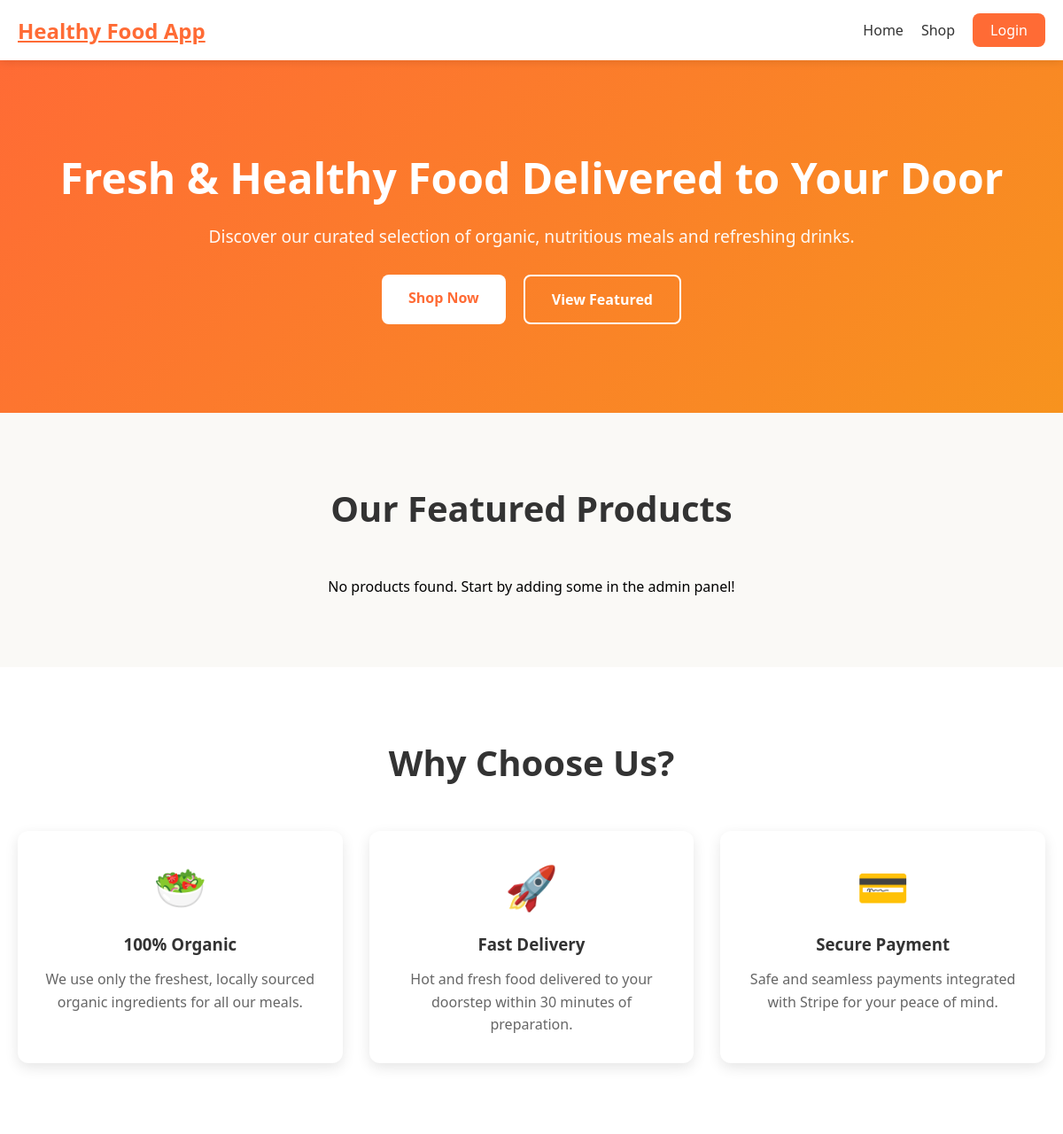
The page /index1.php on the database as committed earlier.
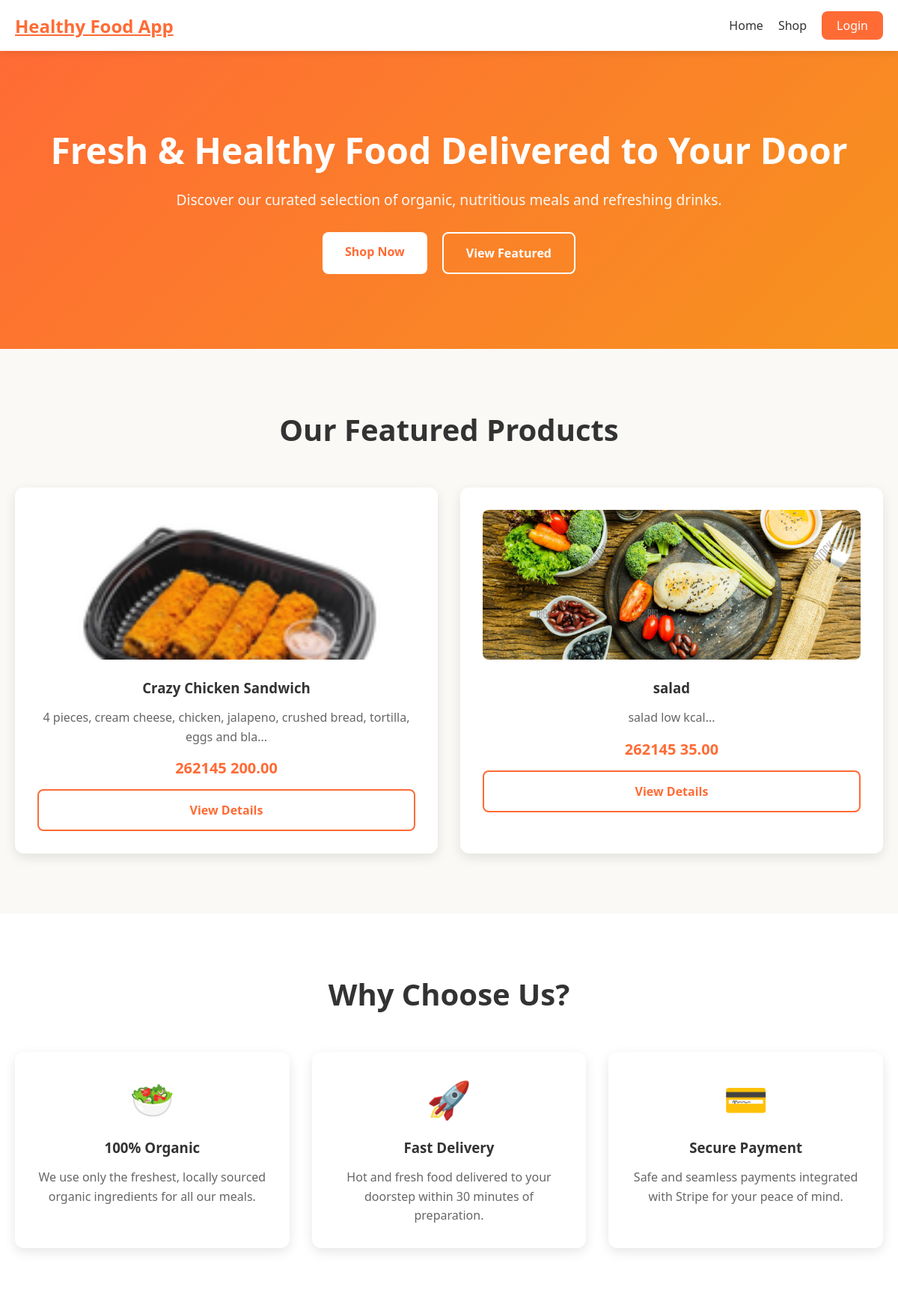
The same page on the database as committed later.
### tables this page shows
CREATE TABLE `products` (
  `id` int(11) NOT NULL,
  `name` varchar(150) NOT NULL,
  `description` text DEFAULT NULL,
  `price` decimal(10,2) NOT NULL,
  `stock` int(11) NOT NULL DEFAULT 0,
  `image_path` varchar(255) DEFAULT NULL,
  `type` enum('food','drink') NOT NULL,
  `status` enum('active','archived') NOT NULL DEFAULT 'active',
  `created_at` datetime DEFAULT current_timestamp(),
  `updated_at` datetime DEFAULT current_timestamp()
);

### index1.php (the view, shortened to what this page needs)
<?php
include __DIR__ . '/header.php';
$featured = $conn->query("SELECT * FROM products WHERE status = 'active' AND stock > 0 ORDER BY created_at DESC LIMIT 6");
?>
<section class="hero">
    <div class="hero-content">
        <h1>Fresh & Healthy Food Delivered to Your Door</h1>
        <p>Discover our curated selection of organic, nutritious meals and refreshing drinks.</p>
        <div class="hero-buttons">
            <a href="shop.php" class="btn-primary">Shop Now</a>
            <a href="#featured" class="btn-secondary">View Featured</a>
        </div>
    </div>
</section>
<section class="features" id="featured">
    <div class="container">
        <h2>Our Featured Products</h2>
        <div class="features-grid">
            <?php if ($featured->num_rows > 0): ?>
                <?php while ($product = $featured->fetch_assoc()): ?>
                    <div class="feature-card">
                        <img src="<?php echo $product['image_path'] ?: 'assets/images/placeholder-300x300.png'; ?>"
                            alt="<?php echo htmlspecialchars($product['name']); ?>"
                            style="width: 100%; height: 200px; object-fit: cover; border-radius: 8px; margin-bottom: 20px;">
                        <h3>
                            <?php echo htmlspecialchars($product['name']); ?>
                        </h3>
                        <p>
                            <?php echo substr(htmlspecialchars($product['description']), 0, 80) . '...'; ?>
                        </p>
                        <div style="margin-top: 15px; font-weight: 700; color: #ff6b35; font-size: 1.25rem;">
                            <?php echo CURRENCY_SYMBOL; ?>        <?php echo number_format($product['price'], 2); ?>
                        </div>
                        <a href="product.php?id=<?php echo $product['id']; ?>" class="btn-secondary"
                            style="display: block; margin-top: 15px; border-color: #ff6b35; color: #ff6b35;">View Details</a>
                    </div>
                <?php endwhile; ?>
            <?php else: ?>
                <p style="text-align: center; grid-column: 1/-1;">No products found. Start by adding some in the admin
                    panel!</p>
            <?php endif; ?>
        </div>
    </div>
</section>
<section class="features" style="background: white;">
    <div class="container">
        <h2>Why Choose Us?</h2>
        <div class="features-grid">
            <div class="feature-card">
                <div class="feature-icon">🥗</div>
                <h3>100% Organic</h3>
                <p>We use only the freshest, locally sourced organic ingredients for all our meals.</p>
            </div>
            <div class="feature-card">
                <div class="feature-icon">🚀</div>
                <h3>Fast Delivery</h3>
                <p>Hot and fresh food delivered to your doorstep within 30 minutes of preparation.</p>
            </div>
            <div class="feature-card">
                <div class="feature-icon">💳</div>
                <h3>Secure Payment</h3>
                <p>Safe and seamless payments integrated with Stripe for your peace of mind.</p>
            </div>
        </div>
    </div>
</section>
</main>
</body>
</html>

Rows that differ between the two databases and show on the page:
added products: image_path (picture), name "Crazy Chicken Sandwich", description "4 pieces, cream cheese, chicken, jalapeno, crushed bread, tortilla, eggs and bla", price "200.00"
added products: image_path (picture), name "salad", description "salad low kcal", price "35.00"
Other text that changed with them:
text no longer shown: "No products found. Start by adding some in the admin panel!"
